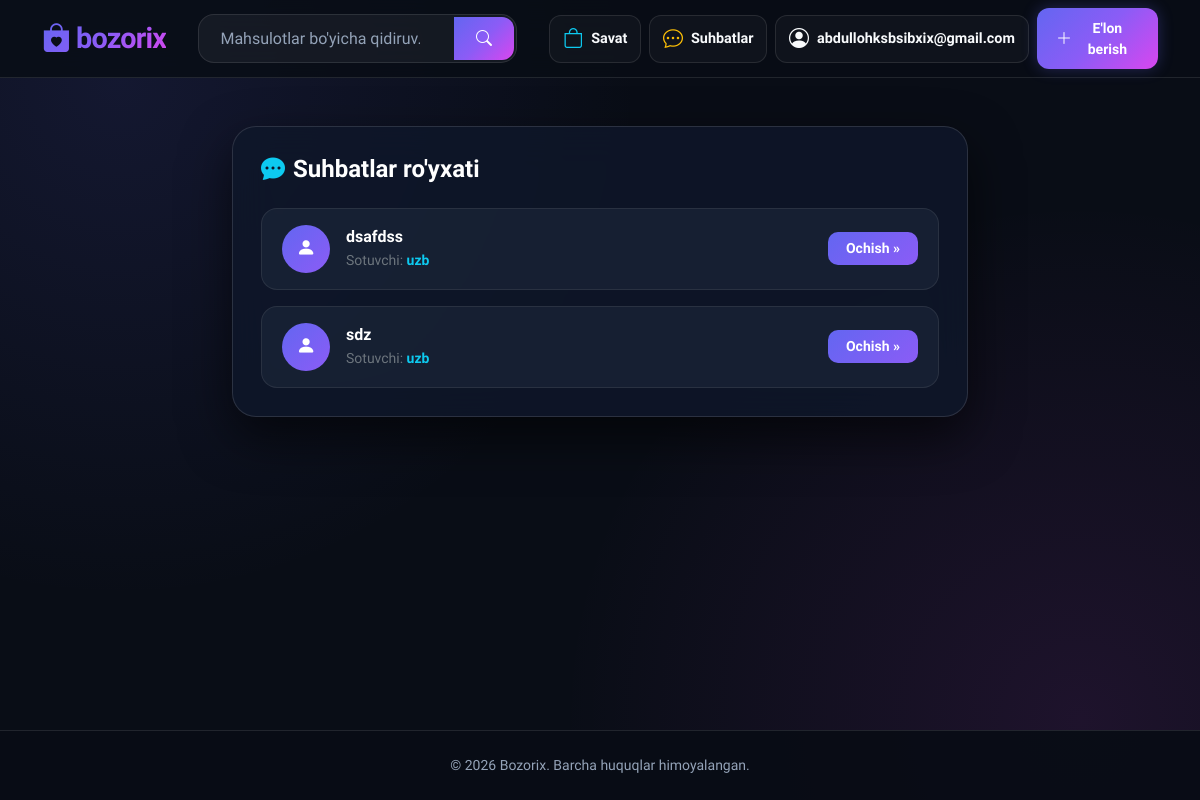
The app's page /chat/ (signed in) with its own data.
### apps/accounts/models.py (models this page shows, shortened)
class User(AbstractUser):
    class UserType(models.TextChoices):
        BUYER = 'BUYER', 'Xaridor'
        SELLER = 'SELLER', 'Sotuvchi'
        MODERATOR = 'MODERATOR', 'Moderator'
        ADMIN = 'ADMIN', 'Admin'
    email = models.EmailField('Email manzil', unique=True)
    phone = models.CharField('Telefon raqam', validators=[phone_regex], max_length=13, unique=True, null=True, blank=True)
    user_type = models.CharField('Foydalanuvchi turi', max_length=20, choices=UserType.choices, default=UserType.BUYER)
    is_verified = models.BooleanField('Tasdiqlangan foydalanuvchi', default=False)
    created_at = models.DateTimeField(auto_now_add=True)
    updated_at = models.DateTimeField(auto_now=True)
    USERNAME_FIELD = 'username'
    REQUIRED_FIELDS = ['email']
    class Meta:
        verbose_name = 'Foydalanuvchi'
        verbose_name_plural = 'Foydalanuvchilar'
        ordering = ['-created_at']

### apps/chat/models.py (models this page shows, shortened)
class Dialog(models.Model):
    product = models.ForeignKey(Product, on_delete=models.CASCADE, related_name='dialogs')
    sender = models.ForeignKey(settings.AUTH_USER_MODEL, on_delete=models.CASCADE, related_name='sent_dialogs')
    recipient = models.ForeignKey(settings.AUTH_USER_MODEL, on_delete=models.CASCADE, related_name='received_dialogs')
    created_at = models.DateTimeField(auto_now_add=True)
    class Meta:
        unique_together = ('product', 'sender', 'recipient')

### apps/products/models.py (models this page shows, shortened)
class Product(models.Model):
    class Condition(models.TextChoices):
        NEW = 'NEW', 'Yangi'
        USED = 'USED', 'Ishlatilgan'
        REFURBISHED = 'REFURBISHED', 'Tiklangani (Refurbished)'
    class Status(models.TextChoices):
        ACTIVE = 'ACTIVE', 'Faol'
        SOLD = 'SOLD', 'Sotilgan'
    seller = models.ForeignKey(settings.AUTH_USER_MODEL, on_delete=models.CASCADE, related_name='products', verbose_name='Sotuvchi')
    category = models.ForeignKey(Category, on_delete=models.SET_NULL, null=True, related_name='products', verbose_name='Kategoriya')
    title = models.CharField('E\'lon sarlavhasi', max_length=255)
    slug = models.SlugField('URL Slug', max_length=255, unique=True, blank=True)
    description = models.TextField('Batafsil tavsif')
    price = models.DecimalField('Narxi (so\'m)', max_digits=12, decimal_places=2)
    is_negotiable = models.BooleanField('Kelishtiriladi', default=False)
    phone_number = models.CharField('Aloqa uchun tel. raqam', max_length=20, blank=True, null=True, help_text="Masalan: +998901234567")
    condition = models.CharField('Holati', max_length=20, choices=Condition.choices, default=Condition.USED)
    status = models.CharField('E\'lon holati', max_length=20, choices=Status.choices, default=Status.ACTIVE)
    region = models.CharField('Viloyat', max_length=100)
    city = models.CharField('Tuman / Shahar', max_length=100)
    is_vip = models.BooleanField('VIP e\'lon', default=False)
    is_top = models.BooleanField('TOP e\'lon', default=False)
    views_count = models.PositiveIntegerField('Ko\'rishlar soni', default=0)
    created_at = models.DateTimeField('Yaratilgan vaqti', auto_now_add=True)
    updated_at = models.DateTimeField('Yangilangan vaqti', auto_now=True)
    class Meta:
        verbose_name = 'Mahsulot / E\'lon'
        verbose_name_plural = 'Mahsulotlar va E\'lonlar'
        ordering = ['-created_at']

### apps/chat/views.py (the view)
# urls.py: path('', views.dialog_list_view, name='dialog_list'),
@login_required
def dialog_list_view(request):
    dialogs = (Dialog.objects.filter(sender=request.user) | Dialog.objects.filter(recipient=request.user)).distinct()
    return render(request, 'chat/dialog_list.html', {
        'dialogs': dialogs
    })

### templates/chat/dialog_list.html (shortened to what this page needs)
{% extends 'base.html' %}
{% block content %}
<div class="row justify-content-center py-4">
    <div class="col-md-8">
        <div class="glass-card">
            <h4 class="fw-bold text-white mb-4 d-flex align-items-center">
                <i class="bi bi-chat-dots-fill text-info me-2"></i> Suhbatlar ro'yxati
            </h4>
            <div class="d-flex flex-column gap-3">
                {% for d in dialogs %}
                    <a href="{% url 'chat:dialog_detail' d.id %}" class="chat-item d-flex align-items-center justify-content-between">
                        <div class="d-flex align-items-center gap-3">
                            <div class="chat-avatar">
                                <i class="bi bi-person-fill"></i>
                            </div>
                            <div>
                                <h6 class="fw-bold text-white mb-1">
                                    {{ d.product.title|default:"Suhbat" }}
                                </h6>
                                <p class="text-secondary small mb-0">
                                    {% if request.user == d.sender %}
                                        Sotuvchi: <span class="text-info fw-semibold">{{ d.recipient.username }}</span>
                                    {% else %}
                                        Xaridor: <span class="text-info fw-semibold">{{ d.sender.username }}</span>
                                    {% endif %}
                                </p>
                            </div>
                        </div>
                        <div>
                            <span class="btn btn-action-purple btn-sm">Ochish &raquo;</span>
                        </div>
                    </a>
                {% empty %}
                    <div class="text-center py-5">
                        <i class="bi bi-chat-square-x text-secondary fs-1 mb-2 d-block opacity-50"></i>
                        <p class="text-secondary mb-0">Hozircha xabarlar yo'q.</p>
                    </div>
                {% endfor %}
            </div>
        </div>
    </div>
</div>
{% endblock %}

### templates/base.html (shortened to what this page needs)
<!DOCTYPE html>
<html lang="uz">
<head>
    <link href="https://cdn.jsdelivr.net/npm/bootstrap@5.3.2/dist/css/bootstrap.min.css" rel="stylesheet">
    <link href="https://cdn.jsdelivr.net/npm/bootstrap-icons@1.11.3/font/bootstrap-icons.min.css" rel="stylesheet">
</head>
<body>
    <header class="site-header sticky-top py-2">
        <div class="container">
            <div class="d-flex align-items-center justify-content-between gap-3">
                <a class="brand-logo" href="{% url 'products:product_list' %}">
                    <i class="bi bi-bag-heart-fill"></i>bozorix
                </a>
                <form class="search-box d-none d-md-flex flex-grow-1 mx-3" action="{% url 'products:product_list' %}" method="get" style="max-width: 550px;">
                    <div class="input-group">
                        <input type="search" name="q" class="form-control" placeholder="Mahsulotlar bo'yicha qidiruv..." value="{{ request.GET.q }}">
                        <button class="btn btn-search" type="submit"><i class="bi bi-search"></i></button>
                    </div>
                </form>
                <div class="d-flex align-items-center gap-2">
                    <a href="{% url 'products:cart_detail' %}" class="nav-icon-link d-flex align-items-center gap-2">
                        <i class="bi bi-bag fs-5 text-info"></i>
                        <span class="d-none d-lg-inline">Savat</span>
                    </a>
                    {% if user.is_authenticated %}
                        <a href="{% url 'chat:dialog_list' %}" class="nav-icon-link d-flex align-items-center gap-2">
                            <i class="bi bi-chat-dots fs-5 text-warning"></i>
                            <span class="d-none d-lg-inline">Suhbatlar</span>
                        </a>
                        <div class="dropdown user-dropdown">
                            <a href="#" class="nav-icon-link d-flex align-items-center gap-2 dropdown-toggle" data-bs-toggle="dropdown">
                                {% if user.avatar %}
                                    <img src="{{ user.avatar.url }}" class="rounded-circle" style="width: 28px; height: 28px; object-fit: cover;">
                                {% else %}
                                    <i class="bi bi-person-circle fs-5 style="color: var(--brand-primary)"></i>
                                {% endif %}
                                <span class="fw-semibold">{{ user.username }}</span>
                            </a>
                        </div>
                    {% else %}
                        <a href="{% url 'accounts:login' %}" class="btn btn-outline-light btn-sm fw-semibold me-1 rounded-3 px-3">Kirish</a>
                    {% endif %}
                    <a href="{% url 'products:product_create' %}" class="btn btn-create-post btn-sm d-flex align-items-center gap-1">
                        <i class="bi bi-plus-lg fs-6"></i> E'lon berish
                    </a>
                </div>
            </div>
        </div>
    </header>
    <main class="main-wrapper py-4">
        <div class="container">
            {% block content %}{% endblock %}
        </div>
    </main>
    <footer class="site-footer py-4 mt-auto">
        <div class="container text-center">
            <p class="m-0">&copy; {% now "Y" %} Bozorix. Barcha huquqlar himoyalangan.</p>
        </div>
    </footer>
</body>
</html>

### templates/base.html (style rules this page uses)
:root { --brand-primary: #6366f1; --brand-gradient: linear-gradient(135deg, #6366f1 0%, #8b5cf6 50%, #d946ef 100%); --brand-glow: rgba(99, 102, 241, 0.3); --bg-dark: #090d16; --surface-glass: rgba(18, 26, 43, 0.75); --border-glass: rgba(255, 255, 255, 0.1); --text-main: #f8fafc; --text-sub: #94a3b8; --radius-main: 16px; }
* { box-sizing: border-box; margin: 0; padding: 0; }
body { font-family: 'Plus Jakarta Sans', sans-serif; background-color: var(--bg-dark); color: var(--text-main); display: flex; flex-direction: column; min-height: 100vh; background-image: radial-gradient(circle at 10% 10%, rgba(99, 102, 241, 0.12) 0%, transparent 40%), radial-gradient(circle at 90% 90%, rgba(217, 70, 239, 0.1) 0%, transparent 40%); background-attachment: fixed; }
.main-wrapper { flex: 1; }
.site-header { background: rgba(9, 13, 22, 0.85); backdrop-filter: blur(16px); -webkit-backdrop-filter: blur(16px); border-bottom: 1px solid var(--border-glass); z-index: 1030; }
.brand-logo { font-weight: 800; font-size: 1.8rem; background: var(--brand-gradient); -webkit-background-clip: text; -webkit-text-fill-color: transparent; text-decoration: none; letter-spacing: -0.8px; display: inline-flex; align-items: center; gap: 6px; }
.search-box .input-group { background: rgba(255, 255, 255, 0.05); border: 1px solid var(--border-glass); border-radius: var(--radius-main); padding: 2px; transition: all 0.3s ease; }
.search-box .form-control { background: transparent; border: none; color: #ffffff; padding: 0.6rem 1.2rem; box-shadow: none; }
.search-box .form-control::placeholder { color: var(--text-sub); }
.search-box .btn-search { background: var(--brand-gradient); color: #ffffff; border-radius: 12px; padding: 0.55rem 1.4rem; font-weight: 600; border: none; transition: opacity 0.2s; }
.nav-icon-link { color: var(--text-main); text-decoration: none; font-size: 0.9rem; font-weight: 600; padding: 0.5rem 0.8rem; border-radius: 12px; background: rgba(255, 255, 255, 0.03); border: 1px solid var(--border-glass); transition: all 0.2s ease; position: relative; }
.user-dropdown .dropdown-toggle::after { display: none; }
.btn-create-post { background: var(--brand-gradient); border: none; color: #ffffff; font-weight: 700; border-radius: 12px; padding: 0.6rem 1.2rem; box-shadow: 0 0 15px var(--brand-glow); transition: all 0.3s ease; }
.site-footer { background: rgba(9, 13, 22, 0.95); border-top: 1px solid var(--border-glass); color: var(--text-sub); font-size: 0.875rem; }

### templates/chat/dialog_list.html (style rules this page uses)
.glass-card { background: rgba(15, 23, 42, 0.85); backdrop-filter: blur(20px); -webkit-backdrop-filter: blur(20px); border: 1px solid rgba(255, 255, 255, 0.12); border-radius: 24px; padding: 28px; color: #ffffff; box-shadow: 0 20px 50px rgba(0, 0, 0, 0.6); }
.chat-item { background: rgba(30, 41, 59, 0.6); border: 1px solid rgba(255, 255, 255, 0.08); border-radius: 16px; padding: 16px 20px; transition: all 0.3s ease; text-decoration: none; }
.chat-avatar { width: 48px; height: 48px; border-radius: 50%; background: linear-gradient(135deg, #6366f1 0%, #8b5cf6 100%); display: flex; align-items: center; justify-content: center; color: white; font-weight: bold; font-size: 1.2rem; }
.btn-action-purple { background: linear-gradient(135deg, #6366f1 0%, #8b5cf6 100%); color: white !important; border-radius: 10px; font-weight: 600; border: none; padding: 6px 18px; transition: all 0.2s ease; }

### records on screen
User: username "abdullohksbsibxix@gmail.com"
Dialog: product "dsafdss", recipient.username "uzb"
Dialog: product "sdz", recipient.username "uzb"
